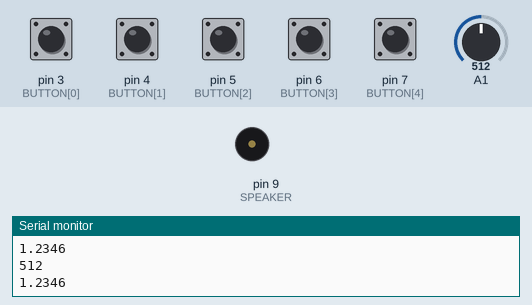
Simulated run of this sketch. Board: Arduino Uno, built with avr-gcc and run on an emulated ATmega328P. Shown: buzzer (waves = sounding), the last lines printed to the serial monitor. The inputs (shaded band) are chosen by the test bench; at power-on: pin 3 (BUTTON[0]), pin 4 (BUTTON[1]), pin 5 (BUTTON[2]), pin 6 (BUTTON[3]), pin 7 (BUTTON[4]) HIGH, A1 = 512.

Above: at 1.2 s.
1.3 s: pin 3 (BUTTON[0]) pulled LOW for 0.15 s
At 1.38 s:
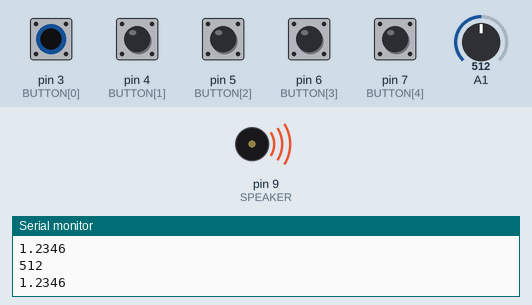
4.4 s: pin 4 (BUTTON[1]) pulled LOW for 0.15 s
At 5.7 s:
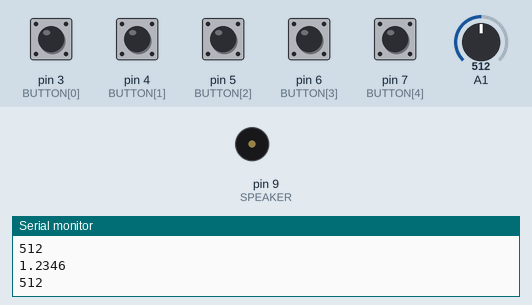
6.0 s: pin 5 (BUTTON[2]) pulled LOW for 0.15 s
At 7.2 s:
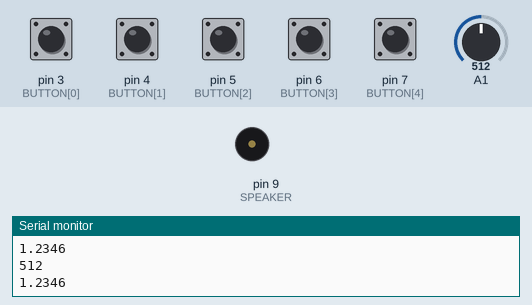
7.6 s: pin 6 (BUTTON[3]) pulled LOW for 0.15 s
At 8.4 s:
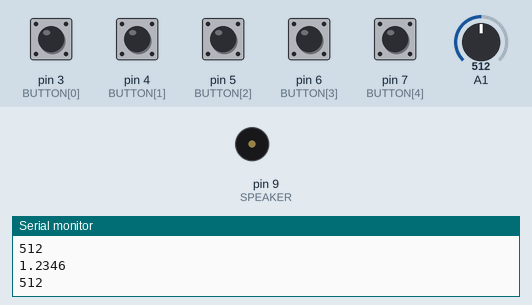
9.2 s: pin 7 (BUTTON[4]) pulled LOW for 0.15 s
At 9.6 s:
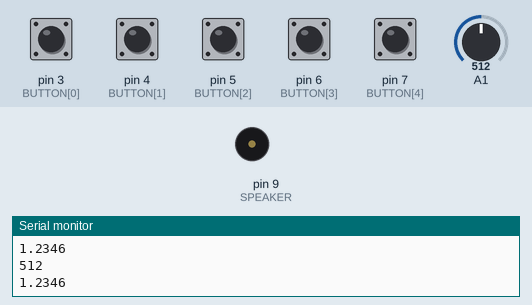
Timing chart, 0 to 11.8 s (numbered marks = the images above; inputs shaded):
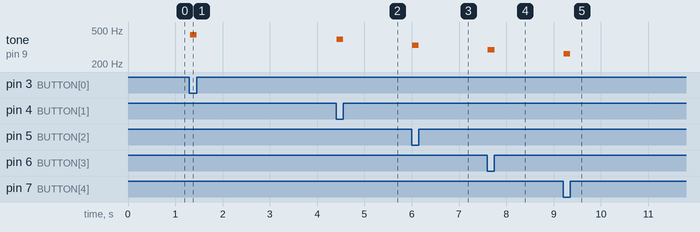

Measured:
- after the input at 1.3 s, tone on pin 9 (SPEAKER): silent → 440 Hz at once, → silent 0.14 s later
- after the input at 4.4 s, tone on pin 9 (SPEAKER): silent → 392 Hz at once, → silent 0.14 s later
- after the input at 6.0 s, tone on pin 9 (SPEAKER): silent → 330 Hz at once, → silent 0.14 s later
- after the input at 7.6 s, tone on pin 9 (SPEAKER): silent → 294 Hz at once, → silent 0.14 s later
- after the input at 9.2 s, tone on pin 9 (SPEAKER): silent → 262 Hz at once, → silent 0.14 s later

The sketch:

CH3_LAST.ino
```cpp
/*
const int RLED=11;
const int GLED=10;
const int BLED=9;
const int BUTTON=2;

const int LIGHT=0;
int ledMode=1;

boolean lastButton = LOW;
boolean currentButton = LOW;

const int MIN_LIGHT=200;
const int MAX_LIGHT=900;
int val = 0;


void setup() {
  pinMode(RLED, OUTPUT);
  pinMode(GLED, OUTPUT);
  pinMode(BLED, OUTPUT);
  pinMode(BUTTON, INPUT);

  Serial.begin(9600);

}

boolean debounce(boolean last) {
  boolean current = digitalRead(BUTTON);
  if (last != current)  {
    delay(5); //wait 5ms
    current = digitalRead(BUTTON);
  }
  return current;
}

void setMode(int mode, int val)
{

  if (mode == 1) {
    analogWrite(RLED, val); digitalWrite(GLED, HIGH); digitalWrite(BLED, HIGH);
  }

  else if (mode == 2)
  {
    digitalWrite(RLED, HIGH); analogWrite(GLED, val); digitalWrite(BLED, HIGH);
  }

  else if (mode == 3) {
    digitalWrite(RLED, HIGH); digitalWrite(GLED, HIGH); analogWrite(BLED, val);
  }
}

void loop() {
  val = analogRead(LIGHT);
  Serial.println(val);
  val = map(val, 20, 150, 255, 0);
  val = constrain(val, 0, 255);ㅗㅗ

  currentButton = debounce(lastButton);
  if (lastButton == LOW && currentButton == HIGH){
      ledMode++;
      }
  lastButton = currentButton;

  if (ledMode == 4) ledMode = 1;
  setMode(ledMode,val);
}
*/

#include "pitches.h" //Header file with pitch definitions

const int BUTTON[5]={3,4,5,6,7};
const int SPEAKER=9; //Speaker Pin
//Note Array
int notes[] = {
NOTE_A4, NOTE_E3, NOTE_A4, 0,
NOTE_A4, NOTE_E3, NOTE_A4, 0,
NOTE_E4, NOTE_D4, NOTE_C4, NOTE_B4, NOTE_A4, NOTE_B4, NOTE_C4, NOTE_D4, NOTE_E4, NOTE_E3, NOTE_A4, 0
};
//The Duration of each note (in ms)
int times[] = {
250, 250, 250, 250,
250, 250, 250, 250,
125, 125, 125, 125, 125, 125, 125, 125, 250, 250, 250, 250
};

void setup() {
  Serial.begin(9600);
  pinMode(BUTTON[0],INPUT_PULLUP);
  pinMode(BUTTON[1],INPUT_PULLUP);
  pinMode(BUTTON[2],INPUT_PULLUP);
  pinMode(BUTTON[3],INPUT_PULLUP);
  pinMode(BUTTON[4],INPUT_PULLUP);

}
void loop() {
while(!digitalRead(BUTTON[4])) tone(SPEAKER, NOTE_C4);
while(!digitalRead(BUTTON[3])) tone(SPEAKER, NOTE_D4);
while(!digitalRead(BUTTON[2])) tone(SPEAKER, NOTE_E4);
while(!digitalRead(BUTTON[1])) tone(SPEAKER, NOTE_G4);
while(!digitalRead(BUTTON[0])) tone(SPEAKER, NOTE_A4);
//Stop playing if all buttons have been released
Serial.println(analogRead(9));
Serial.println(1.23456,4);

noTone(SPEAKER);
}
```

pitches.h
```cpp
/*************************************************
 * Public Constants
 *************************************************/

#define NOTE_B0  31
#define NOTE_C1  33
#define NOTE_CS1 35
#define NOTE_D1  37
#define NOTE_DS1 39
#define NOTE_E1  41
#define NOTE_F1  44
#define NOTE_FS1 46
#define NOTE_G1  49
#define NOTE_GS1 52
#define NOTE_A1  55
#define NOTE_AS1 58
#define NOTE_B1  62
#define NOTE_C2  65
#define NOTE_CS2 69
#define NOTE_D2  73
#define NOTE_DS2 78
#define NOTE_E2  82
#define NOTE_F2  87
#define NOTE_FS2 93
#define NOTE_G2  98
#define NOTE_GS2 104
#define NOTE_A2  110
#define NOTE_AS2 117
#define NOTE_B2  123
#define NOTE_C3  131
#define NOTE_CS3 139
#define NOTE_D3  147
#define NOTE_DS3 156
#define NOTE_E3  165
#define NOTE_F3  175
#define NOTE_FS3 185
#define NOTE_G3  196
#define NOTE_GS3 208
#define NOTE_A3  220
#define NOTE_AS3 233
#define NOTE_B3  247
#define NOTE_C4  262
#define NOTE_CS4 277
#define NOTE_D4  294
#define NOTE_DS4 311
#define NOTE_E4  330
#define NOTE_F4  349
#define NOTE_FS4 370
#define NOTE_G4  392
#define NOTE_GS4 415
#define NOTE_A4  440
#define NOTE_AS4 466
#define NOTE_B4  494
#define NOTE_C5  523
#define NOTE_CS5 554
#define NOTE_D5  587
#define NOTE_DS5 622
#define NOTE_E5  659
#define NOTE_F5  698
#define NOTE_FS5 740
#define NOTE_G5  784
#define NOTE_GS5 831
#define NOTE_A5  880
#define NOTE_AS5 932
#define NOTE_B5  988
#define NOTE_C6  1047
#define NOTE_CS6 1109
#define NOTE_D6  1175
#define NOTE_DS6 1245
#define NOTE_E6  1319
#define NOTE_F6  1397
#define NOTE_FS6 1480
#define NOTE_G6  1568
#define NOTE_GS6 1661
#define NOTE_A6  1760
#define NOTE_AS6 1865
#define NOTE_B6  1976
#define NOTE_C7  2093
#define NOTE_CS7 2217
#define NOTE_D7  2349
#define NOTE_DS7 2489
#define NOTE_E7  2637
#define NOTE_F7  2794
#define NOTE_FS7 2960
#define NOTE_G7  3136
#define NOTE_GS7 3322
#define NOTE_A7  3520
#define NOTE_AS7 3729
#define NOTE_B7  3951
#define NOTE_C8  4186
#define NOTE_CS8 4435
#define NOTE_D8  4699
#define NOTE_DS8 4978
```
